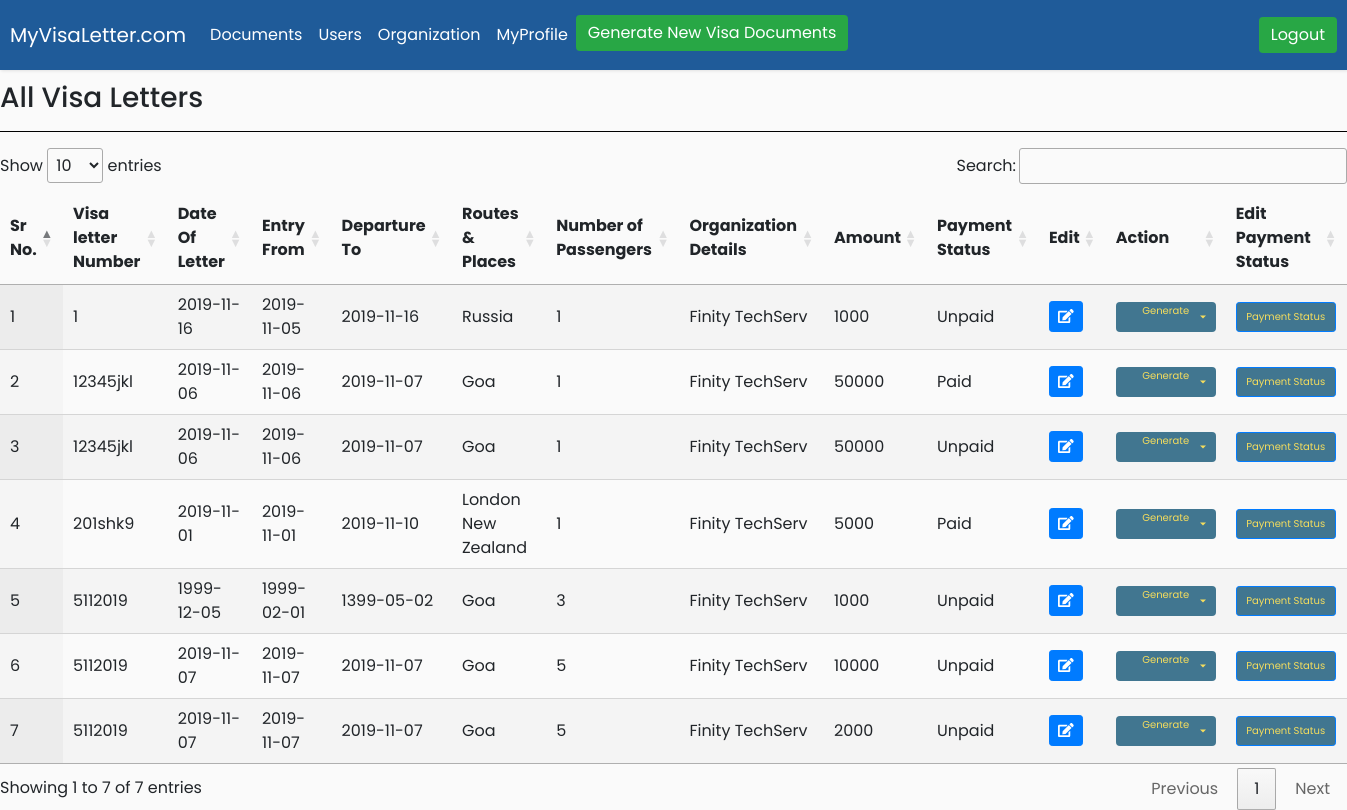
/ (signed in), run on an earlier commit of the app's database.
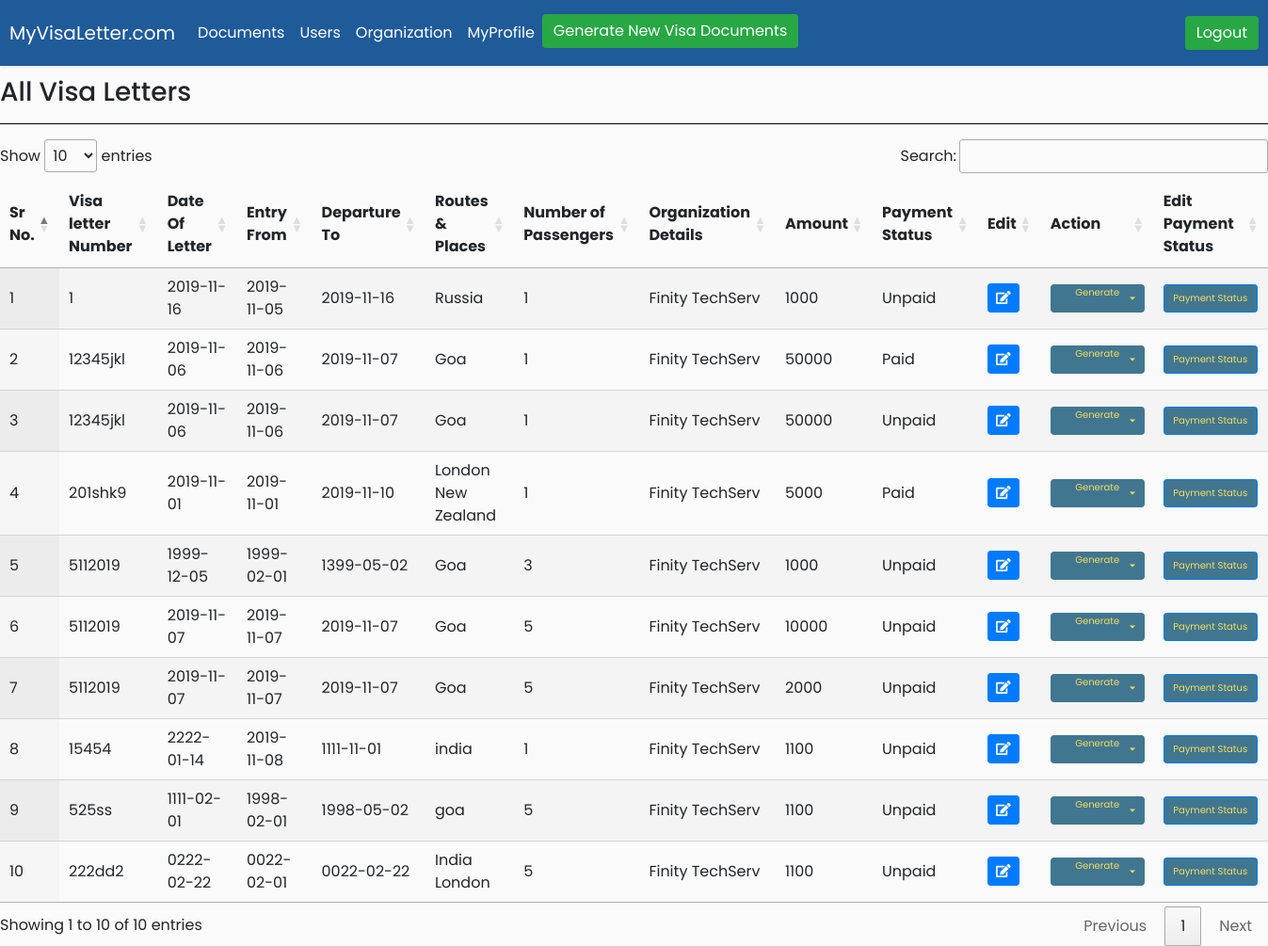
And on a later commit of the database.
### generateletter/models.py (models this page shows, shortened)
class Visaletters(models.Model):
    Organization_Details = models.ForeignKey(Organization,on_delete=models.PROTECT,related_name="Organization_Name",)
    MULTIPLICITY = (
        ("single", "single"),
        ("double", "double"),
    )
    PAS = (("1", "1"), ("2", "2"), ("3", "3"), ("4", "4"), ("5", "5"))
    TOUR = (
        ("TOURISM","TOURISM"),
        ("AIM TOURISM","AIM TOURISM")
    )
    GENDER = (
        ("M","M"),
        ("F","F"),
    )
    def number():
        no = Visaletters.objects.count()
        if no == None:
            return 1
        else:
            return (int(str( ( 220 - 64 ) + no + 1 )+"2019"))
    multiplicity = models.CharField(choices=MULTIPLICITY, default="SINGLE",max_length=100)
    no_passengers = models.IntegerField(default=1)
    Country = CountryField(blank_label='(select country)')
    Tourism= models.CharField(choices=TOUR, default="TOURISM",max_length= 100 )
    entry_from = models.CharField(max_length=200)
    departure_to = models.CharField(max_length=200)
    Visa_Letter_Number = models.CharField(default=number,max_length=200)
    Visa_Letter_N = models.CharField(default = str(number),editable=False,max_length=200)
    Date_of_letter = models.CharField(max_length=200, blank=True)
    Routes_and_Places = models.CharField(max_length=500, default="moscow")
    hotels = models.CharField(max_length=264)
    multi = (("Paid", "Paid"), ("unpaid", "unpaid"))
    Payment_status = models.CharField(max_length=200, choices=multi, default="unpaid")
    amount = models.PositiveIntegerField()
    firstname_1 = models.CharField(max_length=264)
    lastname_1 = models.CharField(max_length=264)
    Passport_Number_1 = models.CharField(max_length=200, unique=True)
    Date_Of_Birth_1 = models.CharField(max_length=200)
    Sex_1 = models.CharField(choices=GENDER,max_length=100)
    firstname_2 = models.CharField(max_length=264, blank=True)
    lastname_2 = models.CharField(max_length=264, blank=True)
    Passport_Number_2 = models.CharField(max_length=200, blank=True)
    Date_Of_Birth_2 = models.CharField(max_length=200, blank=True)
    Sex_2 = models.CharField(max_length=100,choices=GENDER, blank=True)
    firstname_3 = models.CharField(max_length=264, blank=True)
    lastname_3 = models.CharField(max_length=264, blank=True)
    Passport_Number_3 = models.CharField(max_length=200, blank=True)
    Date_Of_Birth_3 = models.CharField(max_length=200, blank=True)
    Sex_3 = models.CharField(max_length=100,choices=GENDER, blank=True)
    firstname_4 = models.CharField(max_length=264, blank=True)
    lastname_4 = models.CharField(max_length=264, blank=True)
    Passport_Number_4 = models.CharField(max_length=200, blank=True)
    Date_Of_Birth_4 = models.CharField(max_length=200, blank=True)
    Sex_4 = models.CharField(max_length=100,choices=GENDER, blank=True)
    firstname_5 = models.CharField(max_length=264, blank=True)
    lastname_5 = models.CharField(max_length=264, blank=True)
    Passport_Number_5 = models.CharField(max_length=200, blank=True)
    Date_Of_Birth_5 = models.CharField(max_length=200, blank=True)
    Sex_5 = models.CharField(max_length=100,choices=GENDER, blank=True)
    class Meta:
        verbose_name_plural = "Fill Form to Generate Visa Letter and Voucher"

class Organization(models.Model):
    Name_of_Organization = models.CharField(max_length=50)
    Address = models.TextField()
    def __str__(self):
        return self.Name_of_Organization
    class Meta:
        verbose_name_plural = "Manage Organizations"

### generateletter/views.py (the view)
# urls.py: path("", views.list_view.as_view(), name="view_visa_letter"),
@method_decorator(login_required, name='dispatch')
class list_view(ListView):
    model = Visaletters
    context_object_name = "list_view"
    template_name = "generateletter/view_visa_letter.html"

### templates/generateletter/view_visa_letter.html (shortened to what this page needs)
{% extends 'generateletter/base.html' %}
{% load static %}
{% block stylesheet %}
<link rel="stylesheet" type="text/css" href="https://cdn.datatables.net/1.10.20/css/jquery.dataTables.css">
{% endblock stylesheet %}
{% block content %}
    <h3>All Visa Letters</h3>
    <hr>
    <table id="myTable" class="display">
        <thead>
            <tr>
                <th>Sr No.</th>
                <th>Visa letter Number</th>
                <th>Date Of Letter</th>
                <th>Entry From</th>
                <th>Departure To</th>
                <th>Routes & Places</th>
                <th>Number of Passengers</th>
                <th>Organization Details</th>
                <th>Amount</th>
                <th>Payment Status</th>
                <th>Edit</th>
                <th>Action</th>
                <th>Edit Payment Status</th>
            </tr>
        </thead>
        {% for acc in list_view %}
        <tr style="font-size:16px">
          <td>{{ acc.pk }}</td>
          <td>{{ acc.Visa_Letter_Number }}</td>
          <td>{{ acc.Date_of_letter }}</td>
          <td>{{ acc.entry_from }}</td>
          <td>{{ acc.departure_to }}</td>
          <td>{{ acc.Routes_and_Places }}</td>
          <td>{{ acc.no_passengers }}</td>
          <td>{{ acc.Organization_Details }}</td>
          <td>{{ acc.amount }}</td>
          <td>{{ acc.Payment_status }}</td>
           <td>
                <button type="button" class="visa-update btn btn-sm btn-primary"  data-id="{% url 'generateletter:visaupdate' acc.pk %}">
                <span class="fa fa-edit"></span></button>
          <td class="dropdown"><a href ='#' class = 'btn  dropdown-toggle' id="dropdownMenuButton" data-toggle="dropdown" aria-haspopup="true" aria-expanded="false" style="font-size:10px;color:#F5DD5D;background-color: #417690;height: 30px;width: 100px;padding: 0;">Generate</a>
          </td>
        <td><button type="button" class = 'update-payment-status btn btn-sm btn-primary' data-id="{% url 'generateletter:paymentstatus' acc.pk %}" style="font-size:10px;color:#F5DD5D;background-color: #417690;height: 30px;width: 100px;padding: 0;">Payment Status</button></td>
        </tr>
      {% endfor %}
    </table>
{% endblock %}

What changed in the data, as far as the page shows it:
added Visaletters: pk "8", Visa_Letter_Number "15454", Date_of_letter "2222-01-14", entry_from "2019-11-08", departure_to "1111-11-01", Routes_and_Places "india", no_passengers "1", Organization_Details "Finity TechServ", amount "1100", Payment_status "Unpaid"
added Visaletters: pk "9", Visa_Letter_Number "525ss", Date_of_letter "1111-02-01", entry_from "1998-02-01", departure_to "1998-05-02", Routes_and_Places "goa", no_passengers "5", Organization_Details "Finity TechServ", amount "1100", Payment_status "Unpaid"
added Visaletters: pk "10", Visa_Letter_Number "222dd2", Date_of_letter "0222-02-22", entry_from "0022-02-01", departure_to "0022-02-22", Routes_and_Places "India London", no_passengers "5", Organization_Details "Finity TechServ", amount "1100", Payment_status "Unpaid"
Also different on the page:
text written by a page script: "Show entries Search: Showing 1 to 7 of 7 entries Previous 1 Next" → "Show entries Search: Showing 1 to 10 of 10 entries Previous 1 Next"
